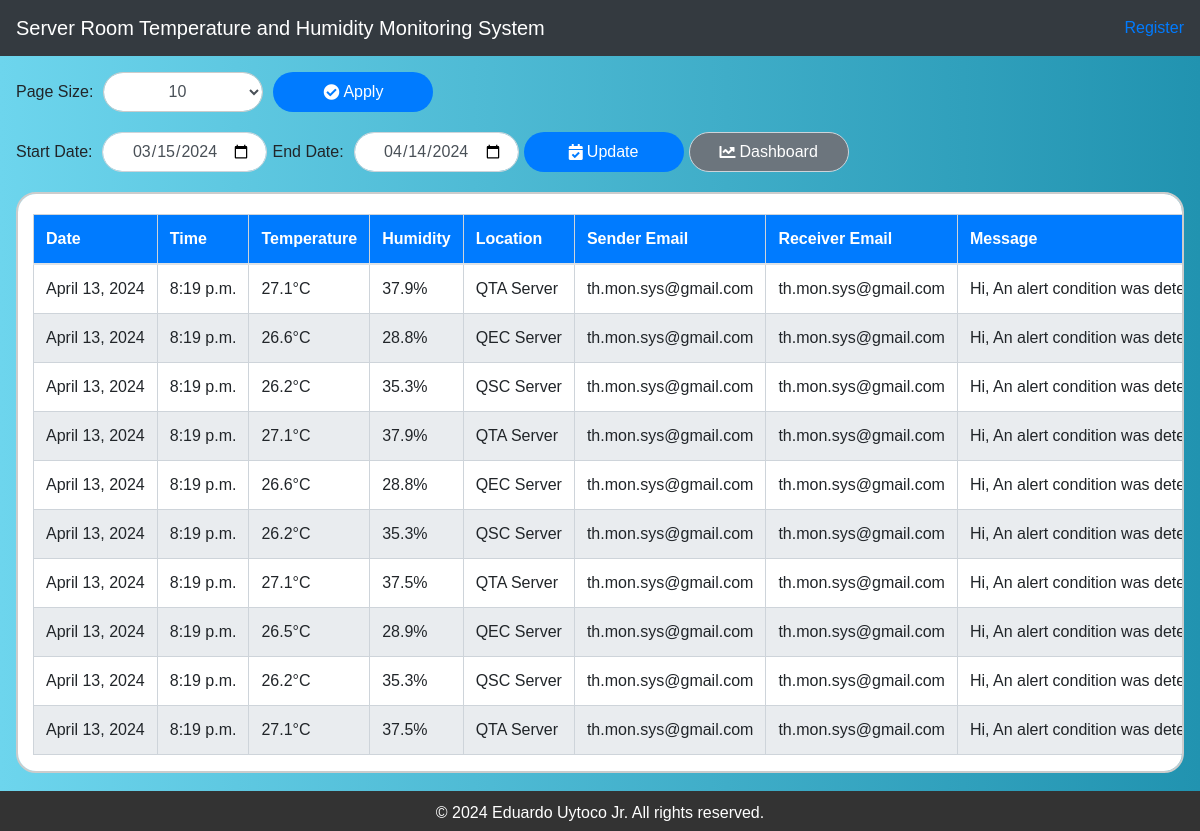
/monitoring/email-alerts/?page=3, run on the app's committed database.
### monitoring/models.py (models this page shows, shortened)
class AlertData(models.Model):
    temperature = models.FloatField()
    humidity = models.FloatField()
    database_key = models.CharField(max_length=100)
    sender_email = models.EmailField()
    receiver_email = models.EmailField()
    message = models.TextField()
    date = models.DateField(auto_now_add=True)  # Automatically set the date when the object is created
    time = models.TimeField(auto_now_add=True)  # Automatically set the time when the object is created

### monitoring/views.py (the view)
# urls.py: path('email-alerts/', views.email_alerts, name='email_alerts'),
def email_alerts(request):
    page_size = int(request.GET.get('page_size', 10))
    default_end_date = datetime.now().strftime('%Y-%m-%d')
    default_start_date = (datetime.now() - timedelta(days=30)).strftime('%Y-%m-%d')
    alerts_list = AlertData.objects.all()
    paginator = Paginator(alerts_list, page_size)
    page = request.GET.get('page')
    try:
        alerts = paginator.page(page)
    except PageNotAnInteger:
        alerts = paginator.page(1)
    except EmptyPage:
        alerts = paginator.page(paginator.num_pages)
    return render(request, 'monitoring/email_alerts.html', {'alerts': alerts, 'page_size': page_size, 'default_start_date': default_start_date, 'default_end_date': default_end_date, 'show_navbar': True})

### monitoring/templates/monitoring/email_alerts.html (shortened to what this page needs)
{% extends 'base.html' %}
{% load static %}
{% block content %}
    <link rel="stylesheet" href="{% static 'css/email_alerts_table.css' %}">
    <h1>Email Alerts</h1>
    <div class="form-inline centered-content">
        <label for="pageSize">Page Size:</label>
        <select id="pageSize" class="form-control">
            <option value="10" {% if page_size == 10 %} selected {% endif %}>10</option>
        </select>
        <button class="btn btn-secondary" id="applyPageSize">
            <i class="fas fa-check-circle mr-1"></i> Apply
        </button>    </div>
<div class="form-inline centered-content">
    <label for="startDate">Start Date:</label>
    <input type="date" id="startDate" class="form-control" name="startDate" value="{{ default_start_date }}">
    <label for="endDate">End Date:</label>
    <input type="date" id="endDate" class="form-control" name="endDate" value="{{ default_end_date }}">
    <button class="btn btn-info" id="applyDateRange">
        <i class="fas fa-calendar-check mr-1"></i> Update
    </button>
    <a href="{% url 'monitoring:dashboard' %}" class="btn btn-secondary btn-dashboard">
        <i class="fas fa-chart-line mr-1"></i> Dashboard
    </a>
</div>
    <div class="table-container centered-content">
        <table class="table">
            <thead>
                <tr>
                    <th>Date</th>
                    <th>Time</th>
                    <th>Temperature</th>
                    <th>Humidity</th>
                    <th>Location</th>
                    <th>Sender Email</th>
                    <th>Receiver Email</th>
                    <th>Message</th>
                </tr>
            </thead>
            <tbody>
                {% for alert in alerts %}
                    <tr>
                        <td>{{ alert.date }}</td>
                        <td>{{ alert.time}}</td>
                        <td>{{ alert.temperature }}°C</td>
                        <td>{{ alert.humidity }}%</td>
                        <td>{{ alert.database_key | upper  }} Server</td>
                        <td>{{ alert.sender_email }}</td>
                        <td>{{ alert.receiver_email }}</td>
                        <td>{{ alert.message }}</td>
                    </tr>
                {% endfor %}
            </tbody>
        </table>
    </div>
    <div class="pagination">
        <span class="step-links">
            {% if alerts.has_previous %}
                <a href="?page=1">&laquo; first</a>
                <a href="?page={{ alerts.previous_page_number }}">previous</a>
            {% endif %}
            <span class="current">
            </span>
            {% if alerts.has_next %}
                <a href="?page={{ alerts.next_page_number }}">next</a>
                <a href="?page={{ alerts.paginator.num_pages }}">last &raquo;</a>
            {% endif %}
        </span>
    </div>
{% endblock %}

### core/static/css/base.css (style rules this page uses)
html, body { margin: 0; padding: 0; height: 100%; }
body { display: flex; flex-direction: column; }
h1, h2, h3, h4, h5, h6 { margin-bottom: .5rem; font-weight: 500; line-height: 1.2; }

### monitoring/static/css/email_alerts_table.css (style rules this page uses)
body, html { height: 100%; margin: 0; font-family: 'Arial', sans-serif; background: linear-gradient(to right, #6dd5ed, #2193b0); }
.btn, .form-inline.centered-content select, .form-inline.centered-content input[type="date"], .form-inline.centered-content button { border-radius: 30px; padding: 10px 15px; font-size: 16px; border: 1px solid #ced4da; transition: all 0.3s ease-in-out; height: 40px; margin-right: 5px; cursor: pointer; display: inline-flex; align-items: center; justify-content: center; min-width: 160px; text-align: center; }
.form-inline.centered-content { margin-bottom: 20px; }
.form-inline.centered-content label { margin-right: 10px; }
.form-inline.centered-content select { margin-right: 10px; padding: 8px 12px; font-size: 16px; border: 1px solid #ccc; }
.form-inline.centered-content button { padding: 10px 20px; font-size: 16px; background-color: #007bff; color: #fff; border: none; cursor: pointer; transition: background-color 0.3s ease; }
.table-container { padding: 0 15px; margin: 20px 0; border: 2px solid #ccc; border-radius: 20px; background-color: #fff; overflow-x: auto; }
.table { width: 100%; border-collapse: collapse; margin-top: 20px; }
.table th, .table td { padding: 12px; border: 1px solid #ced4da; text-align: left; white-space: nowrap; }
.table th { background-color: #007bff; color: white; }
.table tbody tr:nth-child(even) { background-color: #e9ecef; }
#applyPageSize { transition: transform 0.3s ease; }
#applyDateRange { transition: background-color 0.3s ease; }
.btn-dashboard { transition: color 0.3s ease; }
.pagination { margin-top: 20px; }
.pagination a { color: #007bff; padding: 8px 16px; text-decoration: none; }

### data on the page
AlertData: date "April 13, 2024", time "8:19 p.m.", temperature "27.1", humidity "37.9", database_key "QTA", sender_email "th.mon.sys@gmail.com", receiver_email "th.mon.sys@gmail.com", message "Hi, An alert condition was…"
AlertData: date "April 13, 2024", time "8:19 p.m.", temperature "26.6", humidity "28.8", database_key "QEC", sender_email "th.mon.sys@gmail.com", receiver_email "th.mon.sys@gmail.com", message "Hi, An alert condition was…"
AlertData: date "April 13, 2024", time "8:19 p.m.", temperature "26.2", humidity "35.3", database_key "QSC", sender_email "th.mon.sys@gmail.com", receiver_email "th.mon.sys@gmail.com", message "Hi, An alert condition was…"
AlertData: date "April 13, 2024", time "8:19 p.m.", temperature "27.1", humidity "37.9", database_key "QTA", sender_email "th.mon.sys@gmail.com", receiver_email "th.mon.sys@gmail.com", message "Hi, An alert condition was…"
AlertData: date "April 13, 2024", time "8:19 p.m.", temperature "26.6", humidity "28.8", database_key "QEC", sender_email "th.mon.sys@gmail.com", receiver_email "th.mon.sys@gmail.com", message "Hi, An alert condition was…"
AlertData: date "April 13, 2024", time "8:19 p.m.", temperature "26.2", humidity "35.3", database_key "QSC", sender_email "th.mon.sys@gmail.com", receiver_email "th.mon.sys@gmail.com", message "Hi, An alert condition was…"
AlertData: date "April 13, 2024", time "8:19 p.m.", temperature "27.1", humidity "37.5", database_key "QTA", sender_email "th.mon.sys@gmail.com", receiver_email "th.mon.sys@gmail.com", message "Hi, An alert condition was…"
AlertData: date "April 13, 2024", time "8:19 p.m.", temperature "26.5", humidity "28.9", database_key "QEC", sender_email "th.mon.sys@gmail.com", receiver_email "th.mon.sys@gmail.com", message "Hi, An alert condition was…"
AlertData: date "April 13, 2024", time "8:19 p.m.", temperature "26.2", humidity "35.3", database_key "QSC", sender_email "th.mon.sys@gmail.com", receiver_email "th.mon.sys@gmail.com", message "Hi, An alert condition was…"
AlertData: date "April 13, 2024", time "8:19 p.m.", temperature "27.1", humidity "37.5", database_key "QTA", sender_email "th.mon.sys@gmail.com", receiver_email "th.mon.sys@gmail.com", message "Hi, An alert condition was…"
